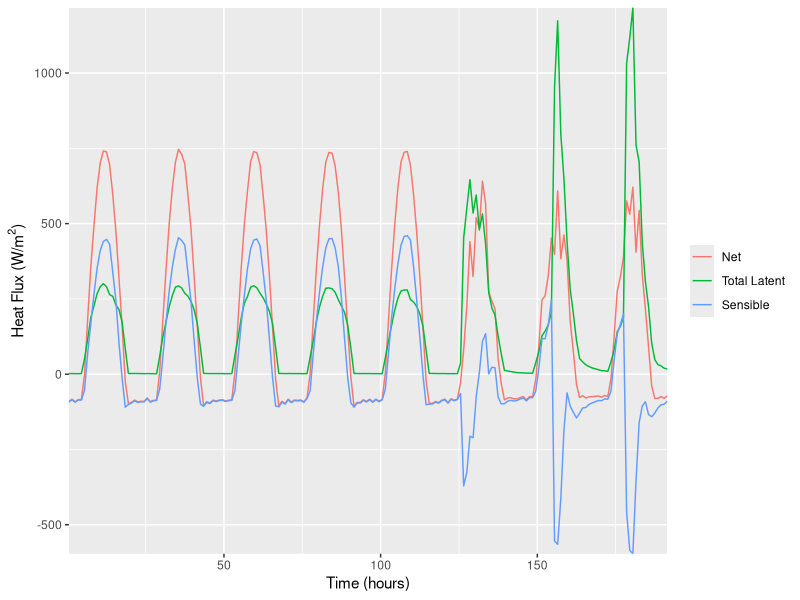
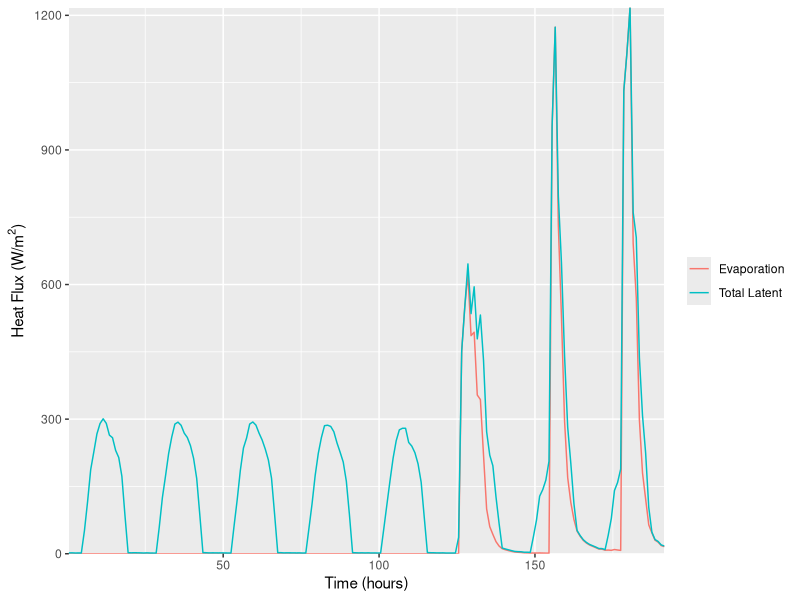
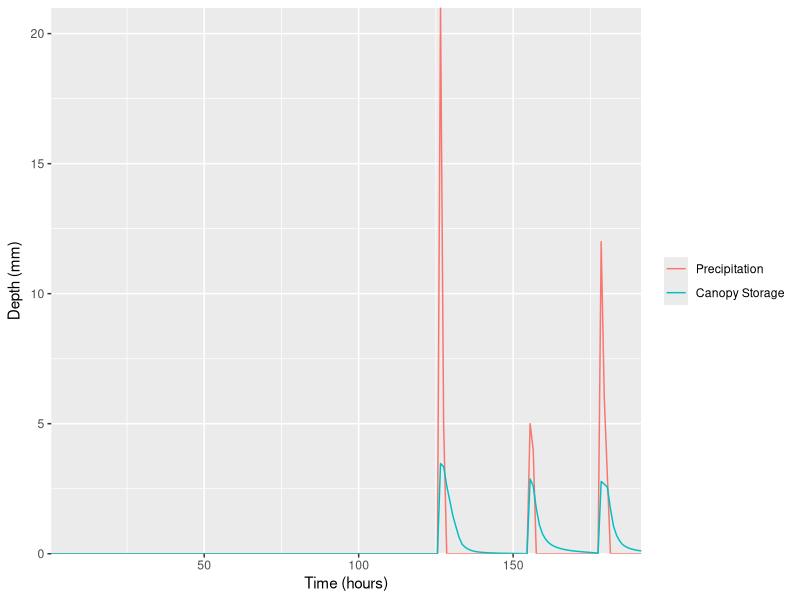
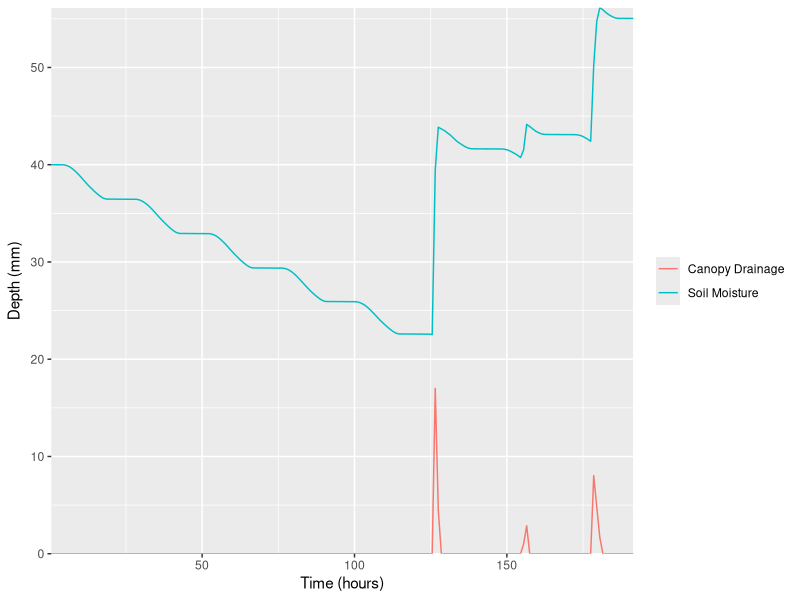
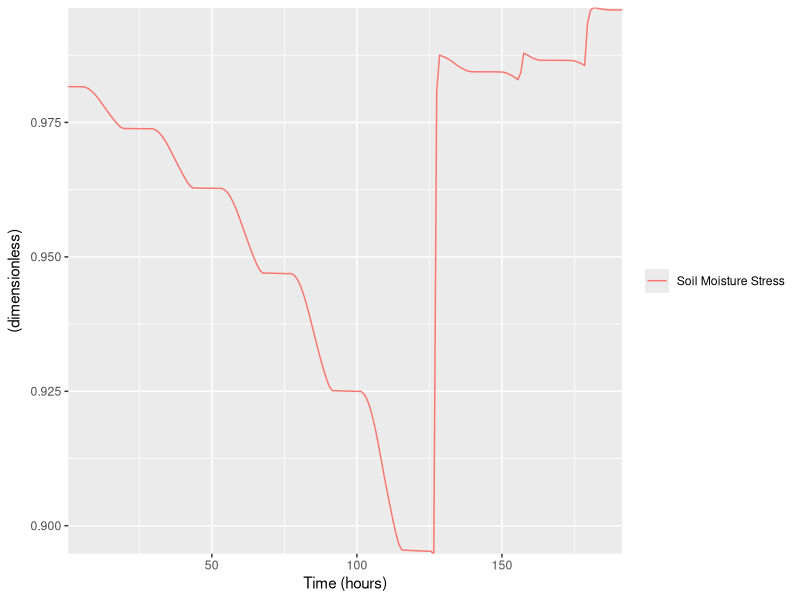
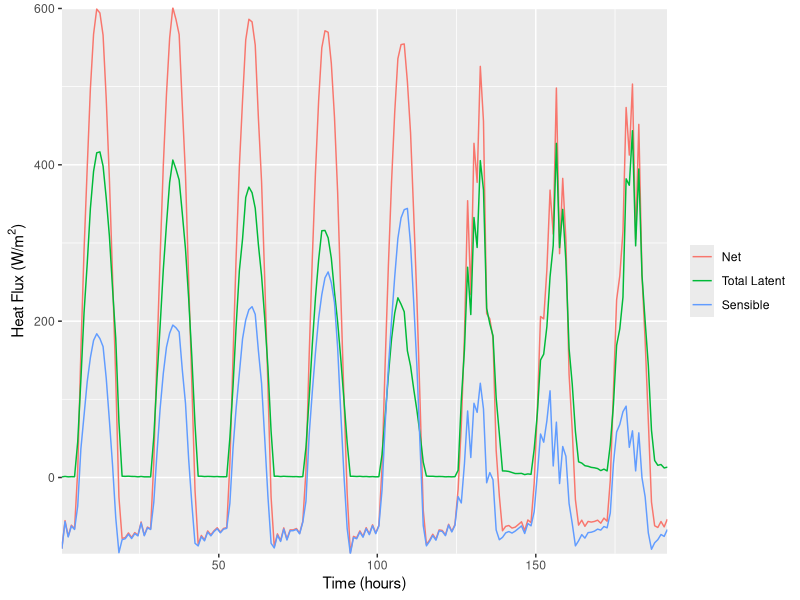
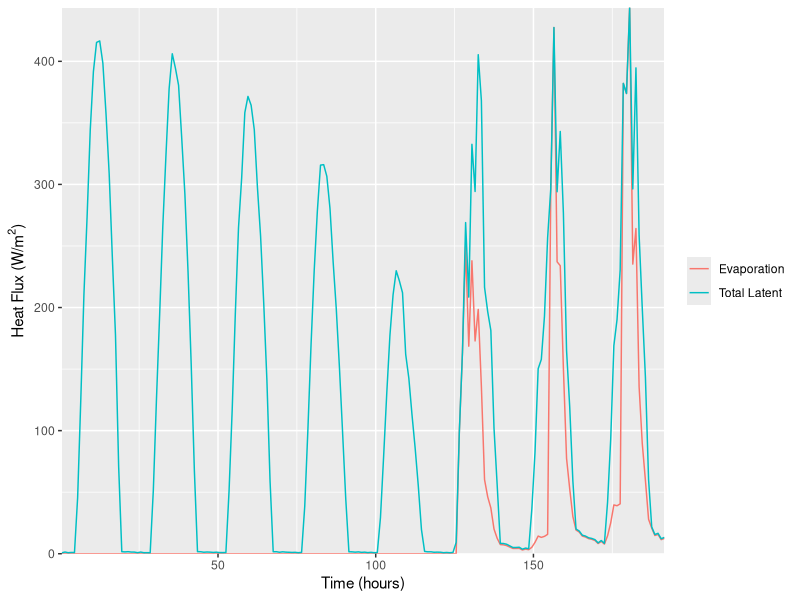
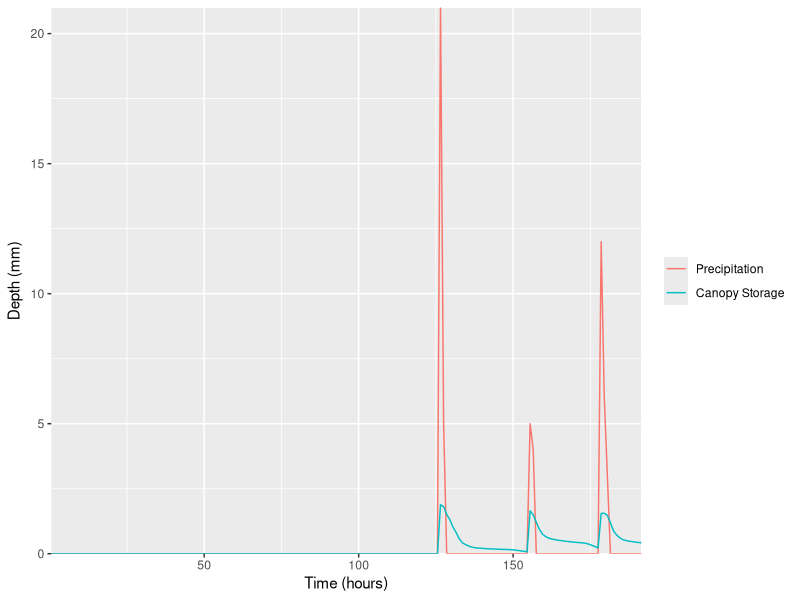

Write the R code that produced these figures, in order.
## ---- chunk 1
knitr::opts_chunk$set(echo = TRUE)
knitr::opts_chunk$set(fig.width=10)
library(tidyverse)
library(modelr)
options(dplyr.summarise.inform = FALSE)
## ---- chunk 2
# load model forcing data and add empty columns
data <- read_csv("Lab 1 data.csv", show_col_types=F) %>%
  na.omit() %>%
  mutate(T_K = 0,
         r_a = 0,
         e = 0,
         e_sat = 0,
         D = 0,
         g_R = 0,
         g_D = 0,
         g_T = 0,
         g_M = 0,
         g_S = 0,
         r_s = 0,
         L_u = 0,
         R_n = 0,
         lambda = 0, 
         delta = 0, 
         gamma = 0,
         C_interim = 0,
         C_actual = 0,
         C_over_S = 0,
         lambdaE_I = 0,
         lambdaE_T = 0,
         lambdaE = 0,
         D_canopy = 0,
         C_final = 0,
         H = 0,
         T_surf_K = 0,
         SM_last = 0,
         SM_new = 0)

# timestep
dt <- data$t[2] - data$t[1] # hours
## ---- chunk 3
crop <- "forest" # either "forest" or "grass"

# prescribed crop-specific values
LAI <- ifelse(crop == "forest", 4, 2) # leaf area index
h <- ifelse(crop == "forest", 20, 0.12) # m
alpha <- ifelse(crop == "forest", 0.12, 0.23) # surface albedo
g_0 <- ifelse(crop == "forest", 15, 30) / 1000 # m s^-1
SM_0 <- ifelse(crop == "forest", 80, 40) # maximum soil moisture holding capacity, mm
SM_init <- ifelse(crop == "forest", 40, 20) # initial soil moisture, mm
SM_max <- ifelse(crop == "forest", 80, 40) # maximum soil moisture available, mm
S <- ifelse(crop == "forest", 4, 2) # canopy capacity, mm
z_m <- ifelse(crop == "forest", 22, 2) # m
K_M_1 <- ifelse(crop == "forest", 3.36E-4, 1.87E-2) # unitless

# calculated
d <-  1.1 * h * log(1 + (LAI / 5) ^ 0.25) # m, equation 22.2
z_0 <- 0.3 * h * (1 - d/h) # m, equation 22.4

# prescribed crop-independent values
P <- 101.2 # kPa
k <- 0.4 # Von Kaman constant, unitless
epsilon_surf <- 0.95 # surface emissivity, unitless
sigma <- 5.67E-8 # W m-2 K-4
K_R <- 200 # W m-2
K_D_1 <- -0.307 # kPa-1
K_D_2 <- 0.019 # kPa-2
T_L <- 273 # K
T_0 <- 293 # K
T_H <- 313 # K
K_M_2 <- -0.1 # mm-1
rho_a <- 1.23 # kg m^-3
c_p <- 1013  # J kg^-1 K^-1
g_c <- 1 # unitless
alpha_T <- 1 # unitless
## ---- chunk 4

for (t in seq_range(data$t, by=dt)) {
  # extract inputs at time t
  u_m = data$u_m[data$t == t] # windspeed, m s-1
  q = data$q[data$t == t] / 1000 # specific humidity, converted to kg kg-1
  T_C = data$T_C[data$t == t] # measured temperature, C
  T_K = T_C + 273.17 # measured temperature, K
  R_s = data$R_s[data$t == t] # solar radiation, W m-2
  L_d = data$L_d[data$t == t] # downward longwave radiation, W m-2
  R = data$R[data$t == t] # precip, mm
  
  if (t == min(data$t)) {
    # initialize soil moisture
    SM_last = SM_init
    
    # initialize surface temperature as measured temperature
    T_surf_K = T_K
  } else {
    # set soil moisture to that from the previous timestep
    SM_last = data$SM_new[data$t == (t - dt)]
    
    # set surface temperature to that from the previous timestep
    T_surf_K = data$T_surf_K[data$t == (t - dt)]
  }
  
  # calculate surface resistance variables at time t
  r_a = (1 / (k ^ 2 * u_m)) * log((z_m - d) / z_0) * log((z_m - d) / (z_0 / 10)) # aerodynamic resistance, s m-1, eq. 22.9
  e = q * P / 0.622 # vapor pressure, kPa, eq. 2.9
  e_sat = 0.6108 * exp(17.27 * T_C / (237.3 + T_C)) # saturated vapor pressure at temperature T, kPa, eq. 2.20
  D = e_sat - e # vapor pressure deficit, kPa, eq. 2.17
  g_R = max(R_s * (1000 + K_R) / (1000 * (R_s + K_R)), 0) # eq. 24.2
  g_D = max(1 + K_D_1 * D + K_D_2 * D ^ 2, 0) # eq. 24.3
  g_T = max((T_K - T_L) * (T_H - T_K) ^ alpha_T / ((T_0 - T_L) * (T_H - T_0) ^ alpha_T), 0) # eq. 24.4
  g_M = max(1 - K_M_1 * exp(K_M_2 * (SM_last - SM_0)) , 0) # eq. 24.6
  g_S = max(g_0 * g_c * g_R * g_D * g_T * g_M, 0.0001) # eq. 24.1
  r_s = 1 / g_S # surface resistance, eq. 24.1

  # calculate radiation variables at time t
  if (t == min(data$t)) {
    # use initialized surface temp for first timestep
    L_u = -epsilon_surf * sigma * T_surf_K ^ 4
  } else if (t == (min(data$t) + dt)) {
    # use surface temp from previous timestep
    mean_T = data$T_surf_K[data$t == (t - dt)]
    L_u = -epsilon_surf * sigma * mean_T ^ 4
  } else {
    # use surface temps from previous two timesteps
    mean_T = mean(data$T_surf_K[data$t == (t - dt)], data$T_surf_K[data$t == (t - 2*dt)])
    L_u = -epsilon_surf * sigma * mean_T ^ 4
  }
  
  R_n = R_s * (1 - alpha) + L_d + L_u # incoming minus outgoing
  
  # calculate canopy and soil water balance variables at time t
  lambda = (2.501 - 0.002361 * T_C) * 1E6 # latent heat of vaporization, J kg-1, eq. 
  delta = 4098 * e_sat / (237.7 + T_C) ^ 2 # slope of the saturation vapor pressure curve, kPa K-1
  gamma = c_p * P / (0.622 * lambda) # psychrometric constant, kPa K-1
  
  if (t == min(data$t)) {
    C_interim = 0
  } else {
    C_interim = R + data$C_final[data$t == (t - dt)] # mm
  }
  
  if (C_interim <= S) {
    C_actual = C_interim
    D_canopy = 0
  } else {
    C_actual = S
    D_canopy = C_interim - S
  }
  
  C_over_S = C_actual / S
  
  A = R_n # available energy (assumption)
  
  lambdaE_I = (C_over_S) * max((delta * A + rho_a * c_p * D / r_a) / (delta + gamma), 0) # W m-2, eq. 22.14
  lambdaE_T = max((delta * A + rho_a * c_p * D / r_a) / (delta + gamma * (1 + r_s / r_a)), 0) # W m-2, eq. 22.18
  lambdaE = lambdaE_I + (1 - C_over_S) * lambdaE_T # eq. 22.17 (corrected)
  H = R_n - lambdaE
  C_final = max(C_actual - lambdaE_I * (dt * 3600 / (lambda * rho_a)), 0) # convert lambdaE_I to mm
  SM_new = max(min(SM_last + D_canopy - lambdaE_T * (dt * 3600 / (lambda * rho_a)), SM_max), 0) # convert lambdaE_T to mm
  
  T_surf_K = T_K + H * r_a / (rho_a * c_p)
  
  # update values for time t
  data$T_K[data$t == t] = T_K # K
  data$r_a[data$t == t] = r_a # s m-1
  data$e[data$t == t] = e # kPa
  data$e_sat[data$t == t] = e_sat # kPa
  data$D[data$t == t] = D
  data$g_R[data$t == t] = g_R
  data$g_D[data$t == t] = g_D
  data$g_T[data$t == t] = g_T
  data$g_M[data$t == t] = g_M
  data$g_S[data$t == t] = g_S * 1000 # mm s-1
  data$r_s[data$t == t] = r_s
  data$L_u[data$t == t] = L_u
  data$R_n[data$t == t] = R_n
  data$lambda[data$t == t] = lambda # J kg-1
  data$delta[data$t == t] = delta # kPa K-1
  data$gamma[data$t == t] = gamma # kPa K-1
  data$C_interim[data$t == t] = C_interim # mm
  data$C_actual[data$t == t] = C_actual # mm
  data$C_final[data$t == t] = C_final # mm
  data$C_over_S[data$t == t] = C_over_S
  data$D_canopy[data$t == t] = D_canopy # mm
  data$lambdaE_I[data$t == t] = lambdaE_I # W m-2
  data$lambdaE_T[data$t == t] = lambdaE_T # W m-2
  data$lambdaE[data$t == t] = lambdaE # mm
  data$H[data$t == t] = H # W m-2
  data$T_surf_K[data$t == t] = T_surf_K # K
  data$SM_last[data$t == t] = SM_last # mm
  data$SM_new[data$t == t] = SM_new # mm      
  
}

variable_levels <- c("u_m", "q", "R_s", "L_d", "R", "T_K", 
                     "r_a", "e", "e_sat", "D", "g_R", "g_D", "g_T", "g_M", "g_S", "SM_last", "r_s", 
                     "L_u", "R_n", "lambda", "delta", "gamma", "C_interim", "C_actual", "C_final", "C_over_S",
                     "D_canopy", "lambdaE_I", "lambdaE_T", "lambdaE", "H", "T_surf_K", "SM_new")

data_longer <- data %>%
  pivot_longer(cols=c(-t)) %>%
  filter(name %in% variable_levels) %>%
  mutate(name=factor(name, levels=variable_levels))

## ---- chunk 5

# I. Hourly values of the calculated net radiation, total latent heat flux, and sensible heat flux (all in W m-2) on the same graph
ggplot(data_longer %>% filter(name %in% c("R_n", "lambdaE", "H")), aes(x=t, y=value, col=name)) +
  geom_path() +
  scale_color_discrete(name=NULL, labels=c("Net", "Total Latent", "Sensible")) +
  scale_y_continuous(name=expression(paste("Heat Flux ", "(W/m"^2, ")")), expand=c(0,0)) +
  scale_x_continuous(name="Time (hours)", expand=c(0,0))

# II. Hourly values of the calculated total latent heat flux and the portion of the latent heat flux that originates from the evaporation of intercepted water (both in W m-2)
ggplot(data_longer %>% filter(name %in% c("lambdaE_I", "lambdaE")), aes(x=t, y=value, col=name)) +
  geom_path() +
  scale_color_discrete(name=NULL, labels=c("Evaporation", "Total Latent")) +
  scale_y_continuous(name=expression(paste("Heat Flux ", "(W/m"^2, ")")), expand=c(0,0)) +
  scale_x_continuous(name="Time (hours)", expand=c(0,0))

# III. Hourly values of the precipitation and the canopy storage C (both in mm)
ggplot(data_longer %>% filter(name %in% c("R", "C_final")), aes(x=t, y=value, col=name)) +
  geom_path() +
  scale_color_discrete(name=NULL, labels=c("Precipitation", "Canopy Storage")) +
  scale_y_continuous(name=expression(paste("Depth ", "(mm)")), expand=c(0,0)) +
  scale_x_continuous(name="Time (hours)", expand=c(0,0))

# IV. Hourly values of the canopy drainage [if interception was considered] the value of SM (both in mm)
ggplot(data_longer %>% filter(name %in% c("D_canopy", "SM_new")), aes(x=t, y=value, col=name)) +
  geom_path() +
  scale_color_discrete(name=NULL, labels=c("Canopy Drainage", "Soil Moisture")) +
  scale_y_continuous(name=expression(paste("Depth ", "(mm)")), expand=c(0,0)) +
  scale_x_continuous(name="Time (hours)", expand=c(0,0))

# V. Hourly values of the soil moisture stress function gM (no units)
ggplot(data_longer %>% filter(name %in% c("g_M")), aes(x=t, y=value, col=name)) +
  geom_path() +
  scale_color_discrete(name=NULL, labels=c("Soil Moisture Stress")) +
  scale_y_continuous(name=expression(paste("(dimensionless)")), expand=c(0,0)) +
  scale_x_continuous(name="Time (hours)", expand=c(0,0))

# VI. A table giving for all 8 individual days the daily average values of  Rn, lambdaE, H, and lambdaE_I (all in W m-2), and the values of daily average Bowen Ratio and the ratio of daily average fractional contribution to daily average total evaporation that arises from the evaporation of intercepted water
data_daily <- data_longer %>%
  mutate(day = ((t-0.5) %/% 24 + 1)) %>%
  group_by(day, name) %>%
  summarize(value=mean(value)) %>%
  pivot_wider(id_cols=c("day")) %>%
  select(day, R_n, lambdaE, H, lambdaE_I, lambdaE_T) %>%
  mutate(bowen=H/lambdaE,
         evap_over_latent=lambdaE_I/lambdaE)

print(data_daily)

data_longer_forest <- data_longer
data_daily_forest <- data_daily
## ---- chunk 6
crop <- "grass" # either "forest" or "grass"

# prescribed crop-specific values
LAI <- ifelse(crop == "forest", 4, 2) # leaf area index
h <- ifelse(crop == "forest", 20, 0.12) # m
alpha <- ifelse(crop == "forest", 0.12, 0.23) # surface albedo
g_0 <- ifelse(crop == "forest", 15, 30) / 1000 # m s^-1
SM_0 <- ifelse(crop == "forest", 80, 40) # maximum soil moisture holding capacity, mm
SM_init <- ifelse(crop == "forest", 40, 20) # initial soil moisture, mm
SM_max <- ifelse(crop == "forest", 80, 40) # maximum soil moisture available, mm
S <- ifelse(crop == "forest", 4, 2) # canopy capacity, mm
z_m <- ifelse(crop == "forest", 22, 2) # m
K_M_1 <- ifelse(crop == "forest", 3.36E-4, 1.87E-2) # unitless

# calculated
d <-  1.1 * h * log(1 + (LAI / 5) ^ 0.25) # m, equation 22.2
z_0 <- 0.3 * h * (1 - d/h) # m, equation 22.4

# prescribed crop-independent values
P <- 101.2 # kPa
k <- 0.4 # Von Kaman constant, unitless
epsilon_surf <- 0.95 # surface emissivity, unitless
sigma <- 5.67E-8 # W m-2 K-4
K_R <- 200 # W m-2
K_D_1 <- -0.307 # kPa-1
K_D_2 <- 0.019 # kPa-2
T_L <- 273 # K
T_0 <- 293 # K
T_H <- 313 # K
K_M_2 <- -0.1 # mm-1
rho_a <- 1.23 # kg m^-3
c_p <- 1013  # J kg^-1 K^-1
g_c <- 1 # unitless
alpha_T <- 1 # unitless
## ---- chunk 7

for (t in seq_range(data$t, by=dt)) {
  # extract inputs at time t
  u_m = data$u_m[data$t == t] # windspeed, m s-1
  q = data$q[data$t == t] / 1000 # specific humidity, converted to kg kg-1
  T_C = data$T_C[data$t == t] # measured temperature, C
  T_K = T_C + 273.17 # measured temperature, K
  R_s = data$R_s[data$t == t] # solar radiation, W m-2
  L_d = data$L_d[data$t == t] # downward longwave radiation, W m-2
  R = data$R[data$t == t] # precip, mm
  
  if (t == min(data$t)) {
    # initialize soil moisture
    SM_last = SM_init
    
    # initialize surface temperature as measured temperature
    T_surf_K = T_K
  } else {
    # set soil moisture to that from the previous timestep
    SM_last = data$SM_new[data$t == (t - dt)]
    
    # set surface temperature to that from the previous timestep
    T_surf_K = data$T_surf_K[data$t == (t - dt)]
  }
  
  # calculate surface resistance variables at time t
  r_a = (1 / (k ^ 2 * u_m)) * log((z_m - d) / z_0) * log((z_m - d) / (z_0 / 10)) # aerodynamic resistance, s m-1, eq. 22.9
  e = q * P / 0.622 # vapor pressure, kPa, eq. 2.9
  e_sat = 0.6108 * exp(17.27 * T_C / (237.3 + T_C)) # saturated vapor pressure at temperature T, kPa, eq. 2.20
  D = e_sat - e # vapor pressure deficit, kPa, eq. 2.17
  g_R = max(R_s * (1000 + K_R) / (1000 * (R_s + K_R)), 0) # eq. 24.2
  g_D = max(1 + K_D_1 * D + K_D_2 * D ^ 2, 0) # eq. 24.3
  g_T = max((T_K - T_L) * (T_H - T_K) ^ alpha_T / ((T_0 - T_L) * (T_H - T_0) ^ alpha_T), 0) # eq. 24.4
  g_M = max(1 - K_M_1 * exp(K_M_2 * (SM_last - SM_0)) , 0) # eq. 24.6
  g_S = max(g_0 * g_c * g_R * g_D * g_T * g_M, 0.0001) # eq. 24.1
  r_s = 1 / g_S # surface resistance, eq. 24.1

  # calculate radiation variables at time t
  if (t == min(data$t)) {
    # use initialized surface temp for first timestep
    L_u = -epsilon_surf * sigma * T_surf_K ^ 4
  } else if (t == (min(data$t) + dt)) {
    # use surface temp from previous timestep
    mean_T = data$T_surf_K[data$t == (t - dt)]
    L_u = -epsilon_surf * sigma * mean_T ^ 4
  } else {
    # use surface temps from previous two timesteps
    mean_T = mean(data$T_surf_K[data$t == (t - dt)], data$T_surf_K[data$t == (t - 2*dt)])
    L_u = -epsilon_surf * sigma * mean_T ^ 4
  }
  
  R_n = R_s * (1 - alpha) + L_d + L_u # incoming minus outgoing
  
  # calculate canopy and soil water balance variables at time t
  lambda = (2.501 - 0.002361 * T_C) * 1E6 # latent heat of vaporization, J kg-1, eq. 
  delta = 4098 * e_sat / (237.7 + T_C) ^ 2 # slope of the saturation vapor pressure curve, kPa K-1
  gamma = c_p * P / (0.622 * lambda) # psychrometric constant, kPa K-1
  
  if (t == min(data$t)) {
    C_interim = 0
  } else {
    C_interim = R + data$C_final[data$t == (t - dt)] # mm
  }
  
  if (C_interim <= S) {
    C_actual = C_interim
    D_canopy = 0
  } else {
    C_actual = S
    D_canopy = C_interim - S
  }
  
  C_over_S = C_actual / S
  
  A = R_n # available energy (assumption)
  
  lambdaE_I = (C_over_S) * max((delta * A + rho_a * c_p * D / r_a) / (delta + gamma), 0) # W m-2, eq. 22.14
  lambdaE_T = max((delta * A + rho_a * c_p * D / r_a) / (delta + gamma * (1 + r_s / r_a)), 0) # W m-2, eq. 22.18
  lambdaE = lambdaE_I + (1 - C_over_S) * lambdaE_T # eq. 22.17 (corrected)
  H = R_n - lambdaE
  C_final = max(C_actual - lambdaE_I * (dt * 3600 / (lambda * rho_a)), 0) # convert lambdaE_I to mm
  SM_new = max(min(SM_last + D_canopy - lambdaE_T * (dt * 3600 / (lambda * rho_a)), SM_max), 0) # convert lambdaE_T to mm
  
  T_surf_K = T_K + H * r_a / (rho_a * c_p)
  
  # update values for time t
  data$T_K[data$t == t] = T_K # K
  data$r_a[data$t == t] = r_a # s m-1
  data$e[data$t == t] = e # kPa
  data$e_sat[data$t == t] = e_sat # kPa
  data$D[data$t == t] = D
  data$g_R[data$t == t] = g_R
  data$g_D[data$t == t] = g_D
  data$g_T[data$t == t] = g_T
  data$g_M[data$t == t] = g_M
  data$g_S[data$t == t] = g_S * 1000 # mm s-1
  data$r_s[data$t == t] = r_s
  data$L_u[data$t == t] = L_u
  data$R_n[data$t == t] = R_n
  data$lambda[data$t == t] = lambda # J kg-1
  data$delta[data$t == t] = delta # kPa K-1
  data$gamma[data$t == t] = gamma # kPa K-1
  data$C_interim[data$t == t] = C_interim # mm
  data$C_actual[data$t == t] = C_actual # mm
  data$C_final[data$t == t] = C_final # mm
  data$C_over_S[data$t == t] = C_over_S
  data$D_canopy[data$t == t] = D_canopy # mm
  data$lambdaE_I[data$t == t] = lambdaE_I # W m-2
  data$lambdaE_T[data$t == t] = lambdaE_T # W m-2
  data$lambdaE[data$t == t] = lambdaE # mm
  data$H[data$t == t] = H # W m-2
  data$T_surf_K[data$t == t] = T_surf_K # K
  data$SM_last[data$t == t] = SM_last # mm
  data$SM_new[data$t == t] = SM_new # mm      
  
}

variable_levels <- c("u_m", "q", "R_s", "L_d", "R", "T_K", 
                     "r_a", "e", "e_sat", "D", "g_R", "g_D", "g_T", "g_M", "g_S", "SM_last", "r_s", 
                     "L_u", "R_n", "lambda", "delta", "gamma", "C_interim", "C_actual", "C_final", "C_over_S",
                     "D_canopy", "lambdaE_I", "lambdaE_T", "lambdaE", "H", "T_surf_K", "SM_new")

data_longer <- data %>%
  pivot_longer(cols=c(-t)) %>%
  filter(name %in% variable_levels) %>%
  mutate(name=factor(name, levels=variable_levels))

## ---- chunk 8

# I. Hourly values of the calculated net radiation, total latent heat flux, and sensible heat flux (all in W m-2) on the same graph
ggplot(data_longer %>% filter(name %in% c("R_n", "lambdaE", "H")), aes(x=t, y=value, col=name)) +
  geom_path() +
  scale_color_discrete(name=NULL, labels=c("Net", "Total Latent", "Sensible")) +
  scale_y_continuous(name=expression(paste("Heat Flux ", "(W/m"^2, ")")), expand=c(0,0)) +
  scale_x_continuous(name="Time (hours)", expand=c(0,0))

# II. Hourly values of the calculated total latent heat flux and the portion of the latent heat flux that originates from the evaporation of intercepted water (both in W m-2)
ggplot(data_longer %>% filter(name %in% c("lambdaE_I", "lambdaE")), aes(x=t, y=value, col=name)) +
  geom_path() +
  scale_color_discrete(name=NULL, labels=c("Evaporation", "Total Latent")) +
  scale_y_continuous(name=expression(paste("Heat Flux ", "(W/m"^2, ")")), expand=c(0,0)) +
  scale_x_continuous(name="Time (hours)", expand=c(0,0))

# III. Hourly values of the precipitation and the canopy storage C (both in mm)
ggplot(data_longer %>% filter(name %in% c("R", "C_final")), aes(x=t, y=value, col=name)) +
  geom_path() +
  scale_color_discrete(name=NULL, labels=c("Precipitation", "Canopy Storage")) +
  scale_y_continuous(name=expression(paste("Depth ", "(mm)")), expand=c(0,0)) +
  scale_x_continuous(name="Time (hours)", expand=c(0,0))

# IV. Hourly values of the canopy drainage [if interception was considered] the value of SM (both in mm)
ggplot(data_longer %>% filter(name %in% c("D_canopy", "SM_new")), aes(x=t, y=value, col=name)) +
  geom_path() +
  scale_color_discrete(name=NULL, labels=c("Canopy Drainage", "Soil Moisture")) +
  scale_y_continuous(name=expression(paste("Depth ", "(mm)")), expand=c(0,0)) +
  scale_x_continuous(name="Time (hours)", expand=c(0,0))

# V. Hourly values of the soil moisture stress function gM (no units)
ggplot(data_longer %>% filter(name %in% c("g_M")), aes(x=t, y=value, col=name)) +
  geom_path() +
  scale_color_discrete(name=NULL, labels=c("Soil Moisture Stress")) +
  scale_y_continuous(name=expression(paste("(dimensionless)")), expand=c(0,0)) +
  scale_x_continuous(name="Time (hours)", expand=c(0,0))

# VI. A table giving for all 8 individual days the daily average values of  Rn, lambdaE, H, and lambdaE_I (all in W m-2), and the values of daily average Bowen Ratio and the ratio of daily average fractional contribution to daily average total evaporation that arises from the evaporation of intercepted water
data_daily <- data_longer %>%
  mutate(day = ((t-0.5) %/% 24 + 1)) %>%
  group_by(day, name) %>%
  summarize(value=mean(value)) %>%
  pivot_wider(id_cols=c("day")) %>%
  select(day, R_n, lambdaE, H, lambdaE_I, lambdaE_T) %>%
  mutate(bowen=H/lambdaE,
         evap_over_latent=lambdaE_I/lambdaE)

print(data_daily)

data_longer_grass <- data_longer
data_daily_grass <- data_daily
## ---- chunk 9
# plot the daily mean Bowen ratio for forest and grass
data_daily_combined <- rbind(data_daily_forest %>% mutate(crop="forest"),
                             data_daily_grass %>% mutate(crop="grass"))

ggplot(data_daily_combined, aes(x=day, y=bowen, fill=crop)) + 
  geom_bar(stat="identity", position = "dodge") +
  ggtitle("Comparison of the Bowen ratio for forest and grass")

ggplot(data_daily_combined, aes(x=day, y=evap_over_latent, fill=crop)) + 
  geom_bar(stat="identity", position = "dodge") +
  ggtitle("Comparison of the ratio between \nevaporation and latent heat flux for forest and grass")

# plot the hourly aerodynamic resistances for forest and grass
data_longer_combined <- rbind(data_longer_forest %>% mutate(crop="forest"),
                              data_longer_grass %>% mutate(crop="grass"))

saveRDS(data_longer_combined, "SVAT_outputs_longer.RDS")

ggplot(data_longer_combined %>% filter(name=="r_a"), aes(x=t, y=value, col=crop)) +
  geom_path() +
  ggtitle("Comparison of aerodynamic resistance for forest and grass") +
  xlab("hour")

ggplot(data_longer_combined %>% filter(name=="r_s"), aes(x=t, y=value, col=crop)) +
  geom_path() +
  ggtitle("Comparison of surface resistance for forest and grass") +
  xlab("hour")

ggplot(data_longer_combined %>% filter(name=="T_surf_K"), aes(x=t, y=value, col=crop)) +
  geom_path() +
  ggtitle("Comparison of surface temperature for forest and grass") +
  xlab("hour")

ggplot(data_longer_combined %>% filter(name=="H"), aes(x=t, y=value, col=crop)) +
  geom_path() +
  ggtitle("Comparison of sensible heat flux for forest and grass") +
  xlab("hour")

ggplot(data_longer_combined %>% filter(name=="lambdaE_I"), aes(x=t, y=value, col=crop)) +
  geom_path() +
  ggtitle("Comparison of evaporation heat flux for forest and grass") +
  xlab("hour")

ggplot(data_longer_combined %>% filter(name=="lambdaE_T"), aes(x=t, y=value, col=crop)) +
  geom_path() +
  ggtitle("Comparison of transpiration heat flux for forest and grass") +
  xlab("hour")

ggplot(data_longer_combined %>% filter(name=="lambdaE"), aes(x=t, y=value, col=crop)) +
  geom_path() +
  ggtitle("Comparison of latent heat flux for forest and grass") +
  xlab("hour")

ggplot(data_longer_combined %>% filter(name=="L_d"), aes(x=t, y=value, col=crop)) +
  geom_path() +
  ggtitle("Comparison of downward longwave radiation for forest and grass") +
  xlab("hour")

ggplot(data_longer_combined %>% filter(name=="L_u"), aes(x=t, y=value, col=crop)) +
  geom_path() +
  ggtitle("Comparison of upward longwave radiation for forest and grass") +
  xlab("hour")

ggplot(data_longer_combined %>% filter(name=="R_n"), aes(x=t, y=value, col=crop)) +
  geom_path() +
  ggtitle("Comparison of net radiation for forest and grass") +
  xlab("hour")

